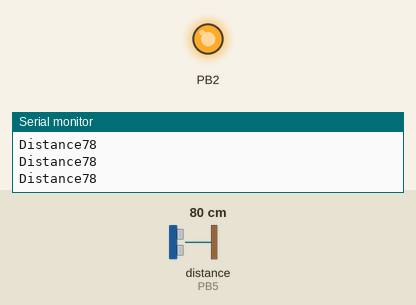
This sketch was run on a simulated ATtiny85, built with avr-gcc and run on an emulated ATtiny85. Shown: output pins drawn as LEDs (lit = HIGH), the last lines printed to the serial monitor. Wiring (inferred from the names in the program): ultrasonic range finder: trigger PB4; echo PB5. Inputs (shaded band) come from the test bench; at power-on: distance to the obstacle (sensor on PB5) 80 cm. The echo pulse lasts 58.3 µs per cm; pins used as bus, display or sensor lines are not drawn.

Above: at 1.2 s.
1.3 s: distance to the obstacle (sensor on PB5) set to 29 cm
2.8 s: distance to the obstacle (sensor on PB5) set to 24 cm
At 3.9 s:
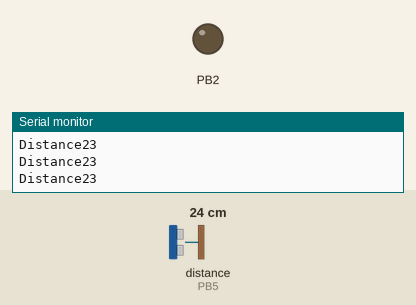
4.3 s: distance to the obstacle (sensor on PB5) set to 35 cm
At 5.0 s:
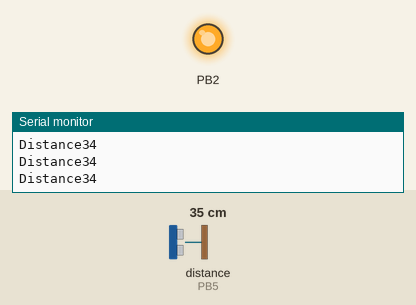
5.8 s: distance to the obstacle (sensor on PB5) set to 2 cm
At 6.2 s:
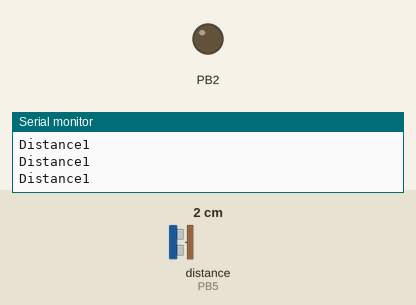
Timing chart, 0 to 8.3 s (numbered marks = the images above; inputs shaded):
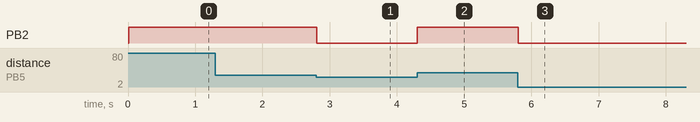

The sketch:

LED_WITH_ULTRASONIC.ino
```cpp
const int trigPin = 4;
const int echoPin=5;
long duration;
int distance;
void setup()
{
  pinMode(2,OUTPUT);
  pinMode(trigPin,OUTPUT);
  pinMode(echoPin,INPUT);
  Serial.begin(115200);
  // put your setup code here, to run once:

}

void loop() {
  digitalWrite(trigPin,LOW);
  delayMicroseconds(2);
  digitalWrite(trigPin,HIGH);
  delayMicroseconds(1000);
  digitalWrite(trigPin,LOW);
  duration=pulseIn(echoPin,HIGH);
  distance=duration*0.034/2;
  Serial.print("Distance");

  Serial.println(distance);
  if(distance>25)
  {
    digitalWrite(2,HIGH);
  }
  else
  {
    digitalWrite(2,LOW);
  }
  }
  // put your main code here, to run repeatedly:
```

led_first.c
```cpp
/*
 * GccApplication1.c
 *
 * Created: 09-05-2019 14:16:50
 * Author : DIVYA SRI
 */
#ifndef F_CPU
#define F_CPU 16000000UL
#endif

#include <avr/io.h>
#include <util/delay.h>

int main(void)
{
	DDRB= 0XFF;
    /* Replace with your application code */
    while (1)
    {
		PORTB= 0XFF;
		_delay_ms(100);
		PORTB=0X00;
		_delay_ms(100);
    }
}
```

motor_program.c
```cpp
/*
 * motor1.c
 *
 * Created: 15-05-2019 14:12:31
 * Author : DIVYA SRI
 */
#ifndef F_CPU
#define F_CPU 16000000UL
#endif
#include <avr/io.h>
#include <util/delay.h>


int main(void)
{
	DDRB=0XFF;
    /* Replace with your application code */
    while (1)
    {
		PORTB =0X02;
		_delay_ms(2000);
		PORTB =0X00;
		_delay_ms(2000);
		PORTB =0X01;
		_delay_ms(2000);
		PORTB =0X00;
		_delay_ms(2000);


    }
}
```

sample_led.c
```cpp
/*
 * sample.c
 *
 * Created: 09-05-2019 14:16:50
 * Author : DIVYA SRI
 */
#ifndef F_CPU
#define F_CPU 16000000UL
#endif

#include <avr/io.h>
#include <util/delay.h>

int main(void)
{
	DDRB= 0XAA;
    /* Replace with your application code */
    while (1)
    {
		PORTB= 0XAA;
		_delay_ms(100);
		PORTB=0X00;
		_delay_ms(100);
    }
}
```

scrolling_of_led.c
```cpp
/*
 * scrolling.c
 *
 * Created: 09-05-2019 14:16:50
 * Author : DIVYA SRI
 */
#ifndef F_CPU
#define F_CPU 16000000UL
#endif

#include <avr/io.h>
#include <util/delay.h>

int main(void)
{
	DDRB= 0XFF;
    /* Replace with your application code */
    while (1)
    {
		PORTB= 0X01;
		_delay_ms(1000);
		PORTB= 0X00;
		_delay_ms(1000);
		PORTB= 0X02;
		_delay_ms(1000);
		PORTB= 0X00;
		_delay_ms(1000);
		PORTB= 0X04;
		_delay_ms(1000);
		PORTB= 0X00;
		_delay_ms(1000);
		PORTB= 0X08;
		_delay_ms(1000);
		PORTB= 0X00;
		_delay_ms(1000);
    }
}
```

Measured:
- the behaviour switches between 27 and 26 cm on distance to the obstacle (sensor on PB5) (found by bisection; images 0 and 1)
- after the input at 2.8 s, PB2: HIGH → LOW at once
- after the input at 4.3 s, PB2: LOW → HIGH at once
- after the input at 5.8 s, PB2: HIGH → LOW at once
